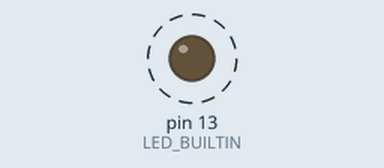
Recording of a sketch running on a simulated Arduino Uno, built with avr-gcc and run on an emulated ATmega328P. On the bench: output pins drawn as LEDs (lit = HIGH). Dashed ring = blinking.

Above: at 0.12 s.
Timing chart, 0 to 3.0 s (numbered marks = the images above):
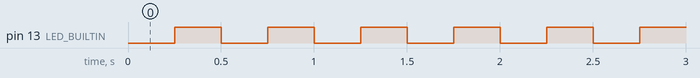

The sketch:

UnoQuickBlink_nov11.ino
```cpp
/*
  Blink
  Turns an LED on, then off, repeatedly.
  Most Arduinos have an on-board LED you can control. On the UNO, MEGA and ZERO
  it is attached to digital pin 13, on MKR1000 on pin 6. LED_BUILTIN is set to
  the correct LED pin independent of which board is used.
*/

// set a constant
// interval at which to blink in milliseconds
const byte BLINK_INTERVAL = 250;

// Generally, you should use "unsigned long" for variables that hold time
// The value will quickly become too large for an int to store
unsigned long previousMillis = 0;

// builtin led power variable, to set its state
int ledState = LOW;

// the setup function runs once when you press reset or power the board
void setup() {
  // initialize digital pin LED_BUILTIN as an output.
  pinMode(LED_BUILTIN, OUTPUT);
}

// the loop function runs over and over again forever
void loop() {
  // Is it time to blink the LED; that is, if the difference
  // between the current time and last time you blinked the LED is bigger than
  // the interval at which you want to blink the LED.
  unsigned long currentMillis = millis();
  if (currentMillis - previousMillis >= BLINK_INTERVAL) {
    // save the last time you blinked the LED
    previousMillis = currentMillis;

    // if the LED is off turn it on and vice-versa:
    if (ledState == LOW) {
      ledState = HIGH;  // sets the voltage to high (on)
    } else {
      ledState = LOW;  // sets the votage to low (off)
    }

    // set the LED with the ledState of the variable:
    digitalWrite(LED_BUILTIN, ledState);
  }
}
```

Measured:
- by itself, pin 13 (LED_BUILTIN): alternates HIGH for 0.25 s and LOW for 0.25 s
